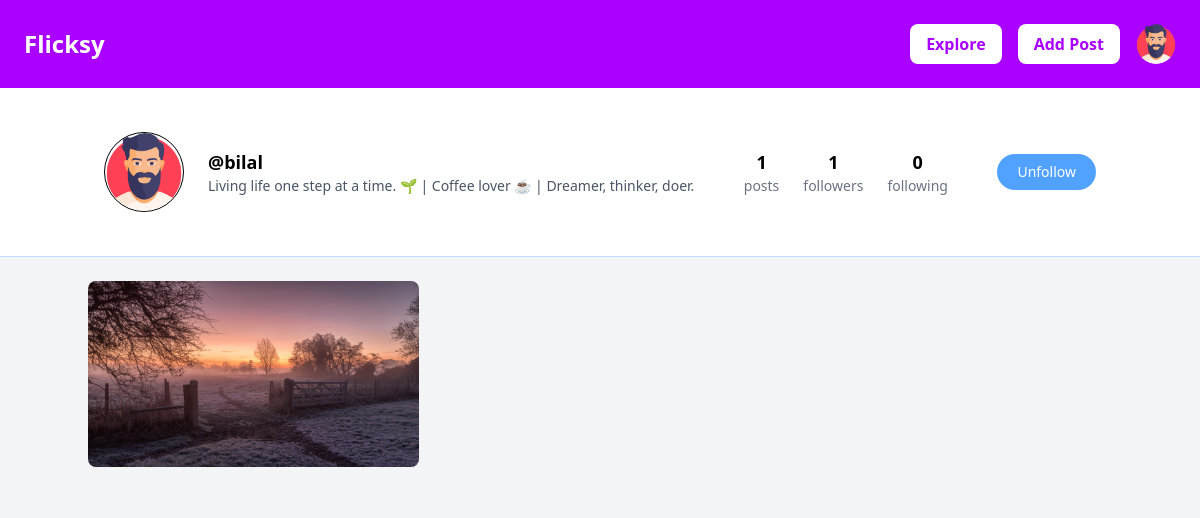
Page /profile/bilal (signed in) on the committed database.
### core/models.py (models this page shows, shortened)
class Profile(models.Model):
    user = models.OneToOneField(User, on_delete=models.CASCADE, related_name='profile')
    bio = models.TextField(blank=True)
    avatar = models.ImageField(upload_to='avatars/', default='default_avatar.jpg')
    created_at = models.DateTimeField(auto_now_add=True)

class Post(models.Model):
    author = models.ForeignKey(User, on_delete=models.CASCADE)
    caption = models.TextField()
    image = models.ImageField(upload_to='posts/')
    created_at = models.DateTimeField(default=timezone.now)

### core/views.py (the view)
# urls.py: path('profile/<str:username>', views.profile, name='profile'),
@login_required(login_url='login')
def profile(request, username):
    try:
        user = User.objects.get(username=username)
        user_profile = Profile.objects.get(user=user)
    except User.DoesNotExist:
        return redirect('/')
    except Profile.DoesNotExist:
        return redirect('/')
    user_posts = Post.objects.filter(author=user)
    user_posts = user_posts.order_by('-created_at')
    number_of_posts = user_posts.count()
    user_followers = user.followers.all()
    user_following = user.following.all()
    is_following = Follow.objects.filter(follower=request.user, following=user).exists()
    if is_following:
        button_text = 'Unfollow'
    else:
        button_text = 'Follow'
    context = {
        'user_profile': user_profile,
        'user_posts': user_posts,
        'number_of_posts': number_of_posts,
        'button_text': button_text,
        'user_followers': user_followers.count(),
        'user_following': user_following.count(),
    }
    return render(request, 'profile.html', context)

### templates/profile.html (shortened to what this page needs)
<!DOCTYPE html>
<html lang="en">
<head>
  <script src="https://cdn.jsdelivr.net/npm/@tailwindcss/browser@4"></script>
</head>
<body class="bg-gray-100">
  {% include 'navbar.html' %}
  <div>
    <div class="w-full bg-white border-b border-blue-200 p-4 sm:p-6">
      <div class="mx-20 my-5 flex flex-col sm:flex-row items-center justify-between gap-4 sm:gap-6">
        <div class="flex items-center gap-4 sm:gap-6">
          <img src="{{user_profile.avatar.url}}" alt="Profile" class="w-20 h-20 rounded-full object-cover border" />
          <div>
            <h2 class="text-lg font-semibold">@{{user_profile.user.username}}</h2>
            <p class="text-sm text-gray-600">
              {{user_profile.bio}}
            </p>
          </div>
        </div>
        <div class="flex justify-center gap-6 text-center">
          <div>
            <h3 class="text-lg font-semibold">{{number_of_posts}}</h3>
            <p class="text-sm text-gray-500">posts</p>
          </div>
          <div>
            <h3 class="text-lg font-semibold">{{user_followers}}</h3>
            <p class="text-sm text-gray-500">followers</p>
          </div>
          <div>
            <h3 class="text-lg font-semibold">{{user_following}}</h3>
            <p class="text-sm text-gray-500">following</p>
          </div>
        </div>
        <div>
          {% if user.username == user_profile.user.username %}
          <button
            class="cursor-pointer px-5 py-2 bg-blue-400 text-white text-sm rounded-full hover:bg-blue-500 transition">
            <a href="/settings">Account Settings</a>
          </button>
          {% else %}
          <button
            class="cursor-pointer px-5 py-2 bg-blue-400 text-white text-sm rounded-full hover:bg-blue-500 transition">
            <a href="/follow/{{user_profile.user.username}}">{{button_text}}</a>
          </button>
          {% endif %}
        </div>
      </div>
    </div>
    <div class="w-full bg-gray-100 py-6 px-4">
      <div class="grid grid-cols-3 gap-4 max-w-5xl mx-auto">
        {% for post in user_posts %}
        <div hx-get="/posts/{{ post.id }}" hx-target="#modal-body" hx-trigger="click" class="cursor-pointer">
          <img src="{{post.image.url}}" alt="Post" class="rounded-lg w-full h-auto object-cover" />
        </div>
        {% endfor %}
      </div>
    </div>
  </div>
</body>
</html>

### templates/navbar.html (shortened to what this page needs)
<div class="flex items-center justify-between p-6 sticky top-0" style="background-color: #AA00FF;">
    <h1 class="text-2xl font-bold text-white cursor-pointer"><a href="/">Flicksy</a></h1>
    <div class="flex items-center gap-4">
        <button
            class="px-4 py-2 bg-white text-white rounded-lg cursor-pointer font-semibold hover:font-bold transition"
            style="color: #AA00FF;"><a href="search">Explore</a></button>
        <button
            class="px-4 py-2 bg-white text-white rounded-lg cursor-pointer font-semibold hover:font-bold transition"
            style="color: #AA00FF;" onclick="toggleModal(true)">Add Post</button>
        <div class="relative">
            <img id="profileImage" onclick="toggleDropdown()" src="{{user_profile.avatar.url}}" alt="Profile"
                class="w-10 h-10 rounded-full cursor-pointer object-cover" />
        </div>
    </div>
</div>

### rows in the picture
Profile: avatar (picture), user.username "bilal", bio "Living life one step at a time. 🌱 | Coffee lover ☕ | Dreamer, thinker, doer."
Post: image (picture)

### other values in the picture
{{ number_of_posts }} "1"
{{ user_followers }} "1"
{{ user_following }} "0"
{{ button_text }} "Unfollow"
